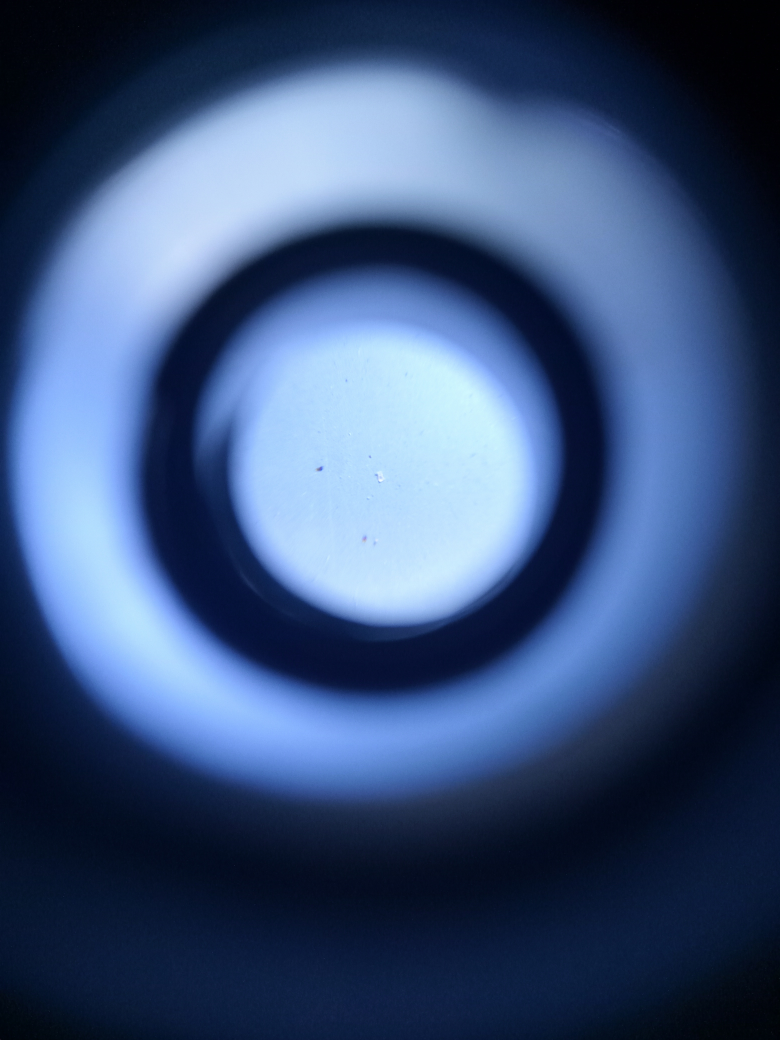
#> input picture 1y/IMG20240615104658.jpg, 3120 x 4160 px, given in place of comparison_1y, which was not available (shown at 1/4 size)
$ python Image_Comparison_np_vs_1yr.py
#> lines starting #> are read from the running program, lines starting #| are printed output that depends on the picture; after the words box and inside, x2 and y2 are one past the last pixel; in counts of white or black regions, pixels touching at a corner belong together; pictures that were not available may be replaced by others from this repository, and a replacement may not be noted
import cv2
import numpy as np
import matplotlib.pyplot as plt
import os

np_folder = "C:/Users/Kanchan/Desktop/Steel Analysis/Dataset/np"
y1_folder = "C:/Users/Kanchan/Desktop/Steel Analysis/Dataset/1y"
output_folder = "C:/Users/Kanchan/Desktop/Steel Analysis/Dataset/np/comparison_1y"
os.makedirs(output_folder, exist_ok=True)

np_images = sorted(os.listdir(np_folder))
y1_images = sorted(os.listdir(y1_folder))

for np_img, y1_img in zip(np_images, y1_images):
    np_path = os.path.join(np_folder, np_img)
    y1_path = os.path.join(y1_folder, y1_img)

    np_image = cv2.imread(np_path)
#> np_image is the input picture: shape (4160, 3120, 3); mean B, G, R 120.7, 81.6, 58.9
    y1_image = cv2.imread(y1_path)

    np_gray = cv2.cvtColor(np_image, cv2.COLOR_BGR2GRAY)
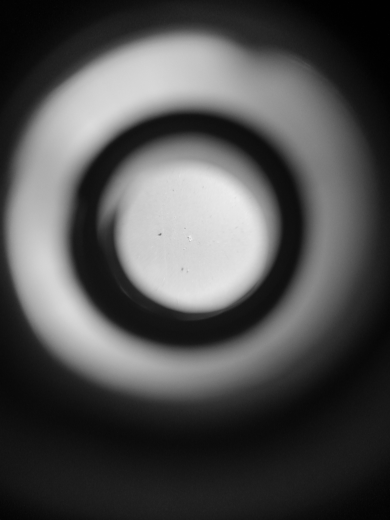
#> np_gray: shape (4160, 3120) (shown at 1/8 size); min 0, max 251, mean 79.3
    y1_gray = cv2.cvtColor(y1_image, cv2.COLOR_BGR2GRAY)

    clahe = cv2.createCLAHE(clipLimit=3.0, tileGridSize=(8, 8))
    np_enhanced = clahe.apply(np_gray)
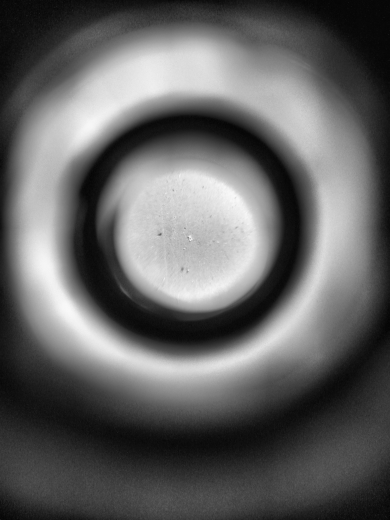
#> np_enhanced: shape (4160, 3120) (shown at 1/8 size); min 1, max 252, mean 98.7
    y1_enhanced = clahe.apply(y1_gray)

    np_thresh = cv2.adaptiveThreshold(
        np_enhanced, 255, cv2.ADAPTIVE_THRESH_GAUSSIAN_C,
        cv2.THRESH_BINARY_INV, 31, 5
    )
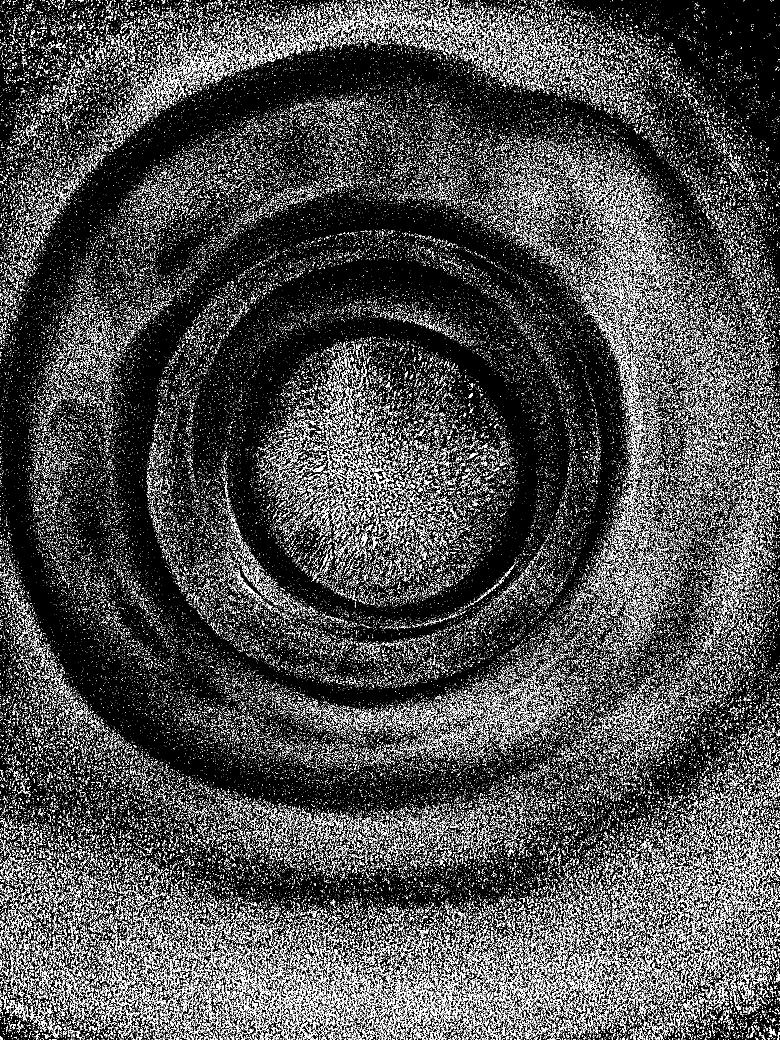
#> np_thresh: shape (4160, 3120) (shown at 1/4 size); 10.1% white in thin lines or dots
    y1_thresh = cv2.adaptiveThreshold(
        y1_enhanced, 255, cv2.ADAPTIVE_THRESH_GAUSSIAN_C,
        cv2.THRESH_BINARY_INV, 31, 5
    )

    kernel = np.ones((3, 3), np.uint8)
    np_thresh = cv2.morphologyEx(np_thresh, cv2.MORPH_OPEN, kernel, iterations=2)
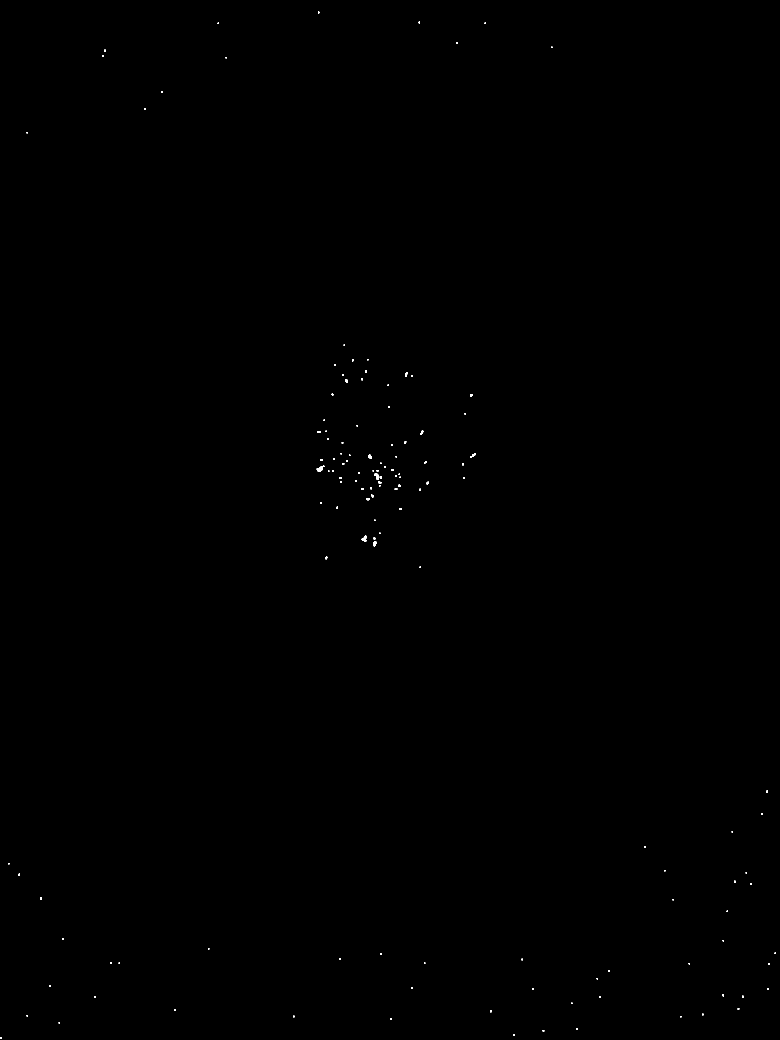
#> np_thresh: shape (4160, 3120) (shown at 1/4 size); 0.05% white; 135 white regions
    y1_thresh = cv2.morphologyEx(y1_thresh, cv2.MORPH_OPEN, kernel, iterations=2)

    np_contours, _ = cv2.findContours(np_thresh, cv2.RETR_EXTERNAL, cv2.CHAIN_APPROX_SIMPLE)
#> np_contours = 135 contours, 46 with area under 20; largest, box (x1, y1, x2, y2) and area: (1267, 1863, 1297, 1885) 331, (1447, 2143, 1466, 2168) 238, (1497, 1895, 1514, 1919) 214, (1493, 2164, 1507, 2185) 180, (1473, 1819, 1486, 1834) 130
    y1_contours, _ = cv2.findContours(y1_thresh, cv2.RETR_EXTERNAL, cv2.CHAIN_APPROX_SIMPLE)
#> y1_contours has the same summary as np_contours

    np_filtered = [cnt for cnt in np_contours if 30 < cv2.contourArea(cnt) < 1000]
#> np_filtered = 36 contours; largest, box (x1, y1, x2, y2) and area: (1267, 1863, 1297, 1885) 331, (1447, 2143, 1466, 2168) 238, (1497, 1895, 1514, 1919) 214, (1493, 2164, 1507, 2185) 180, (1473, 1819, 1486, 1834) 130
    y1_filtered = [cnt for cnt in y1_contours if 30 < cv2.contourArea(cnt) < 1000]
#> y1_filtered has the same summary as np_filtered

    np_mask = np.zeros_like(np_gray)
    y1_mask = np.zeros_like(y1_gray)
    cv2.drawContours(np_mask, np_filtered, -1, 255, thickness=cv2.FILLED)
#> np_mask: shape (4160, 3120); 0.03% white; 36 white regions, largest, box (x1, y1, x2, y2) and area: (1267, 1863, 1297, 1885) 373, (1447, 2143, 1466, 2168) 276, (1497, 1895, 1514, 1919) 249
    cv2.drawContours(y1_mask, y1_filtered, -1, 255, thickness=cv2.FILLED)

    np_overlay = np_image.copy()
    y1_overlay = y1_image.copy()
    np_overlay[np_mask == 255] = [0, 255, 0]
    y1_overlay[y1_mask == 255] = [0, 0, 255]

    comparison_output = os.path.join(output_folder, f"comparison_{np_img}")
    combined = np.hstack((np_overlay, y1_overlay))
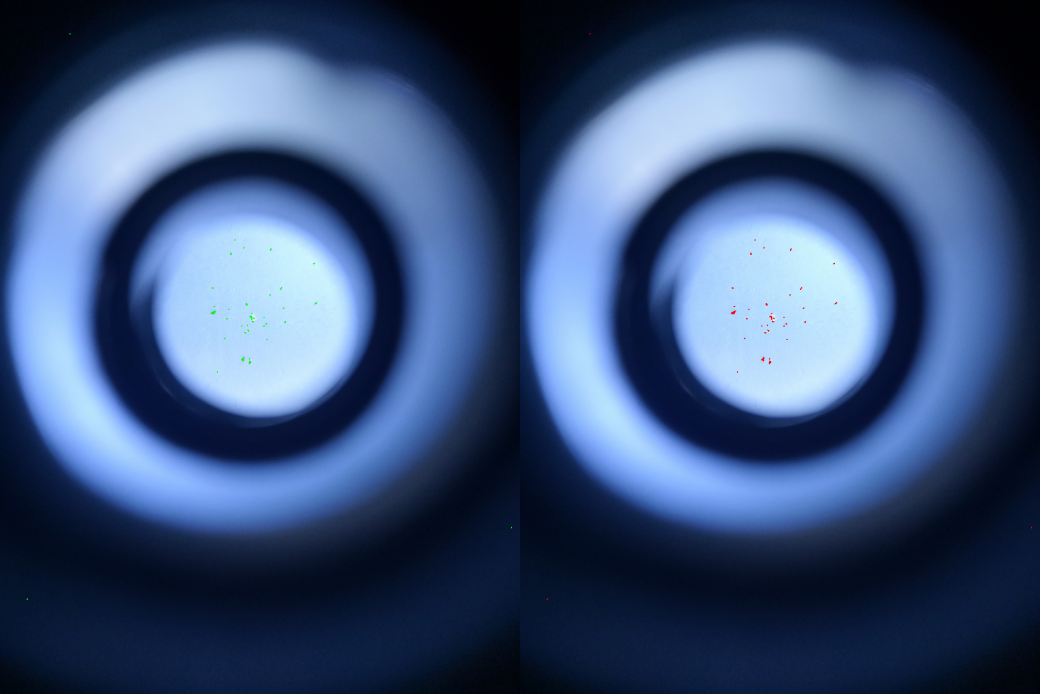
#> combined: shape (4160, 6240, 3) (shown at 1/6 size); mean B, G, R 120.7, 81.6, 58.9
    cv2.imwrite(comparison_output, combined)

    print(f"Saved comparison image: {comparison_output}")

    plt.figure(figsize=(10, 5))
    plt.imshow(cv2.cvtColor(combined, cv2.COLOR_BGR2RGB))
    plt.title("NP vs 1Y Detection Comparison")
    plt.axis("off")
    plt.show()

$ run again, on 1y/IMG20240615104714.jpg
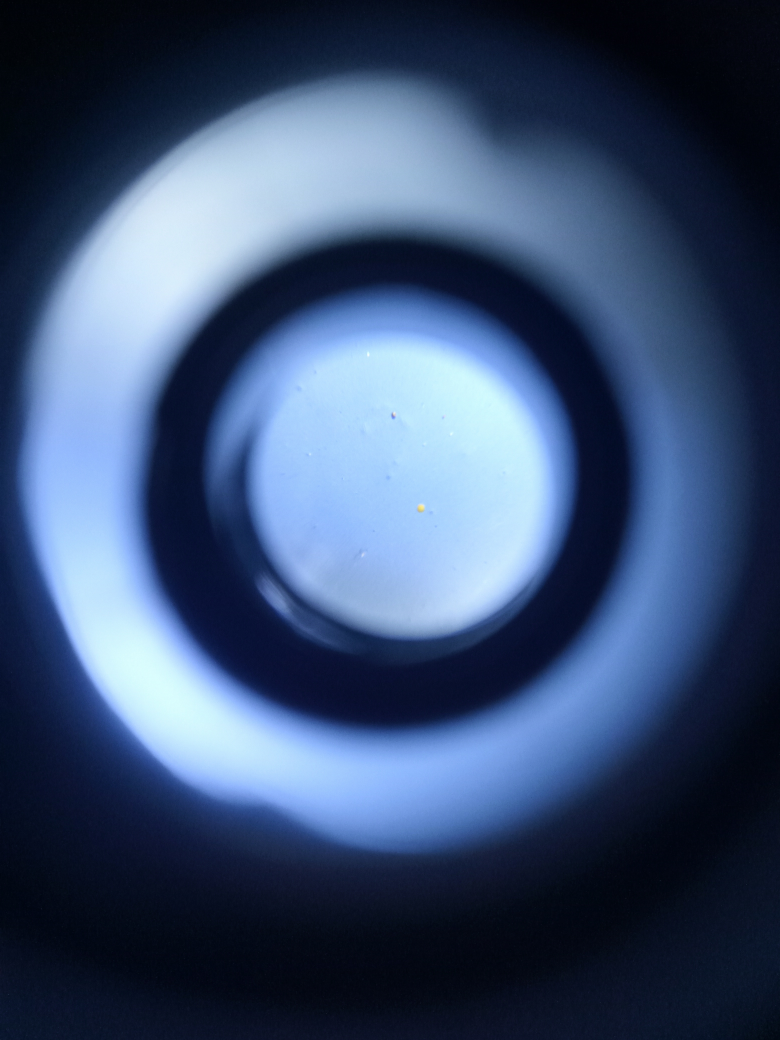
#> input picture 1y/IMG20240615104714.jpg, 3120 x 4160 px, given in place of comparison_1y, which was not available (shown at 1/4 size)
#> np_image is the input picture: shape (4160, 3120, 3); mean B, G, R 111.7, 79, 59.3
#> `np_thresh = cv2.morphologyEx(np_thresh, cv2.MORPH_OPEN, kernel, iterat..`:
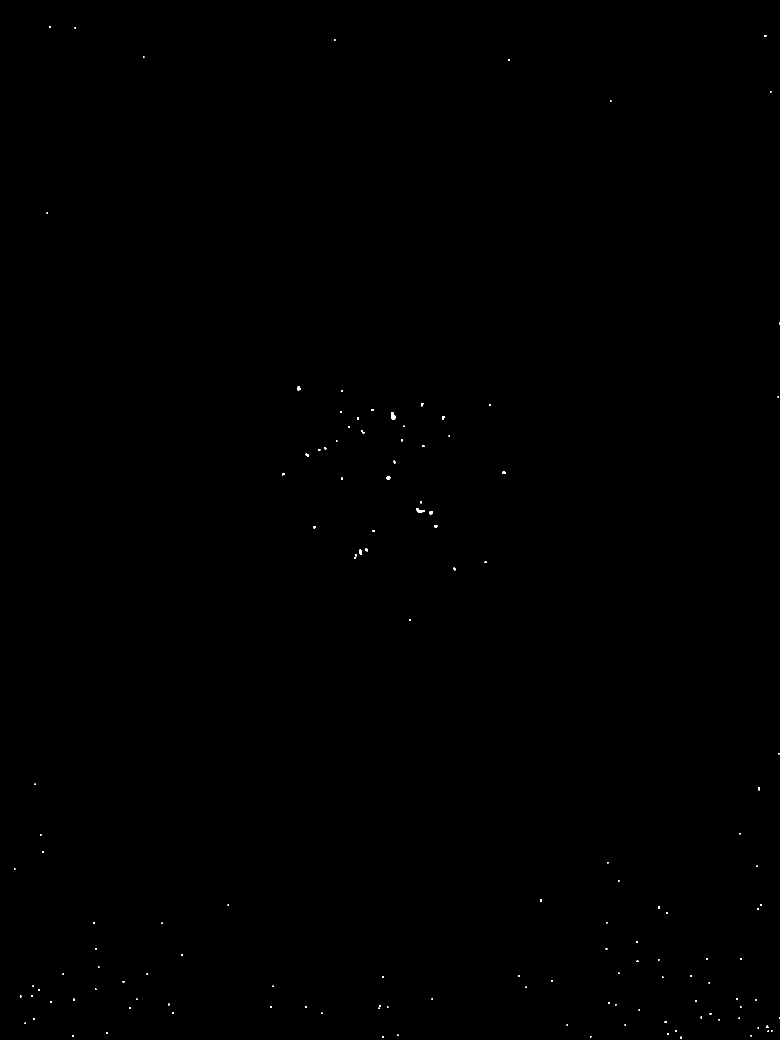
#> np_thresh: shape (4160, 3120) (shown at 1/4 size); 0.04% white; 139 white regions (2 under 20 px), largest, box (x1, y1, x2, y2) and area: (1564, 1649, 1583, 1678) 364, (1666, 2033, 1698, 2051) 294, (1544, 1904, 1561, 1918) 169
#> np_contours = 139 contours, 71 with area under 20; largest, box (x1, y1, x2, y2) and area: (1564, 1649, 1583, 1678) 325, (1666, 2033, 1698, 2051) 252, (1544, 1904, 1561, 1918) 144, (1436, 2198, 1447, 2218) 143, (1719, 2044, 1732, 2059) 128
#> y1_contours = 135 contours, 46 with area under 20; largest, box (x1, y1, x2, y2) and area: (1267, 1863, 1297, 1885) 331, (1447, 2143, 1466, 2168) 238, (1497, 1895, 1514, 1919) 214, (1493, 2164, 1507, 2185) 180, (1473, 1819, 1486, 1834) 130
#> np_filtered = 30 contours; largest, box (x1, y1, x2, y2) and area: (1564, 1649, 1583, 1678) 325, (1666, 2033, 1698, 2051) 252, (1544, 1904, 1561, 1918) 144, (1436, 2198, 1447, 2218) 143, (1719, 2044, 1732, 2059) 128
#> y1_filtered = 36 contours; largest, box (x1, y1, x2, y2) and area: (1267, 1863, 1297, 1885) 331, (1447, 2143, 1466, 2168) 238, (1497, 1895, 1514, 1919) 214, (1493, 2164, 1507, 2185) 180, (1473, 1819, 1486, 1834) 130
#> y1_mask: shape (4160, 3120); 0.03% white; 36 white regions, largest, box (x1, y1, x2, y2) and area: (1267, 1863, 1297, 1885) 373, (1447, 2143, 1466, 2168) 276, (1497, 1895, 1514, 1919) 249
#> `combined = np.hstack((np_overlay, y1_overlay))`:
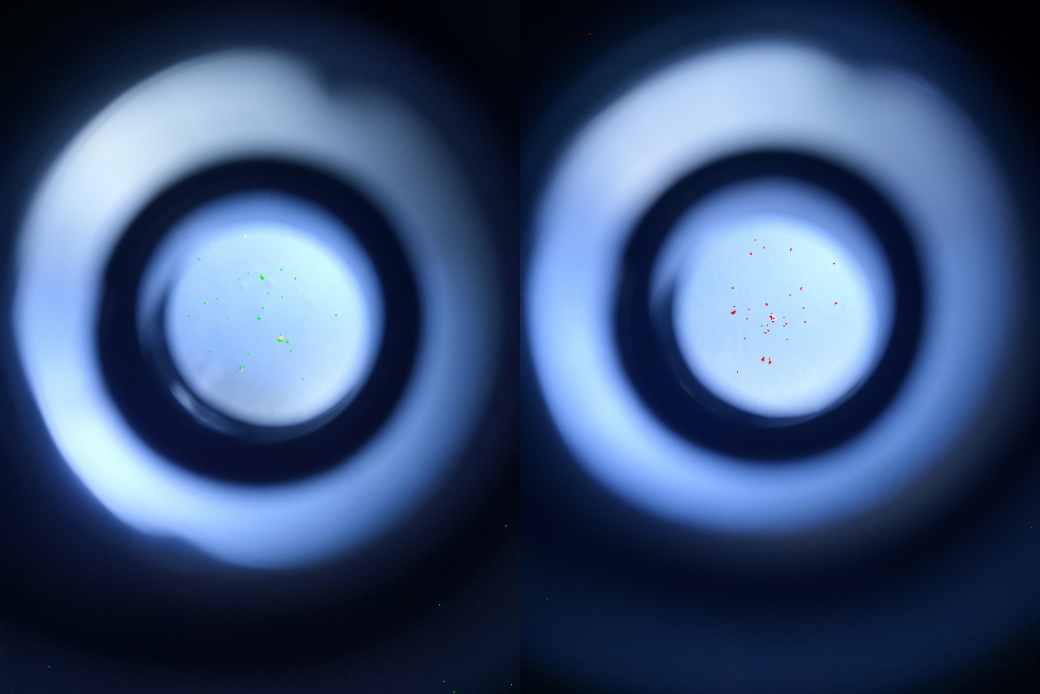
#> combined: shape (4160, 6240, 3) (shown at 1/6 size); mean B, G, R 116.2, 80.3, 59.1

$ run again, on 1y/IMG20240615104720.jpg
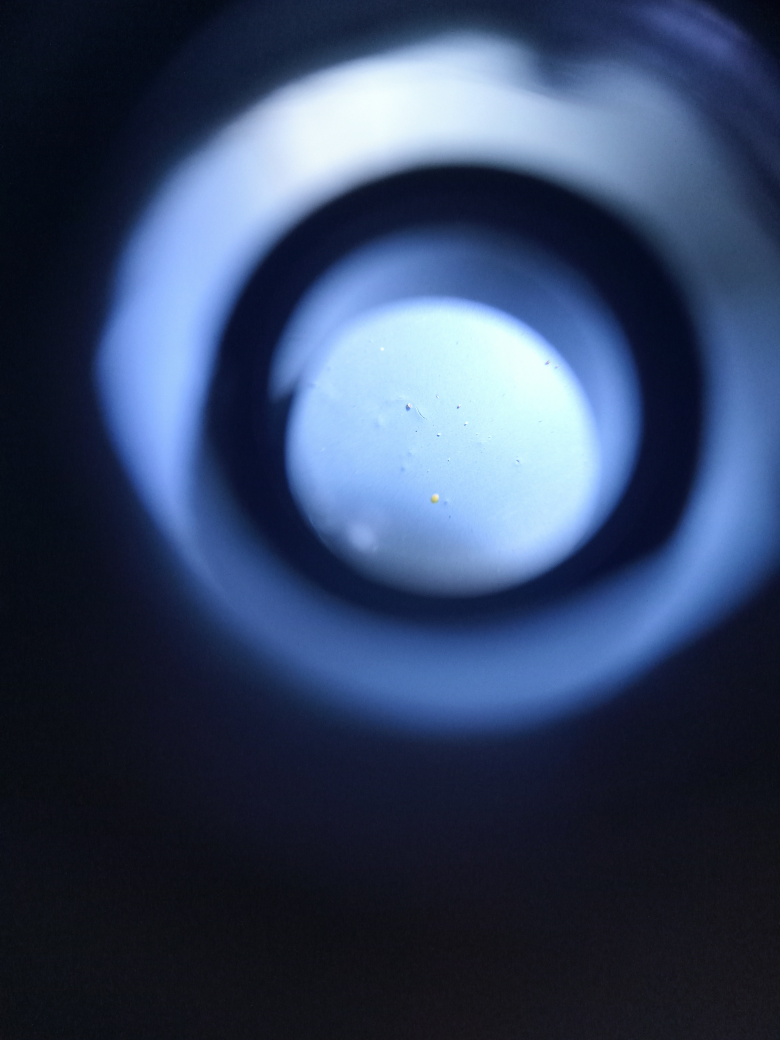
#> input picture 1y/IMG20240615104720.jpg, 3120 x 4160 px, given in place of comparison_1y, which was not available (shown at 1/4 size)
#> np_image is the input picture: shape (4160, 3120, 3); mean B, G, R 96.9, 67.6, 52.6
#> `np_thresh = cv2.morphologyEx(np_thresh, cv2.MORPH_OPEN, kernel, iterat..`:
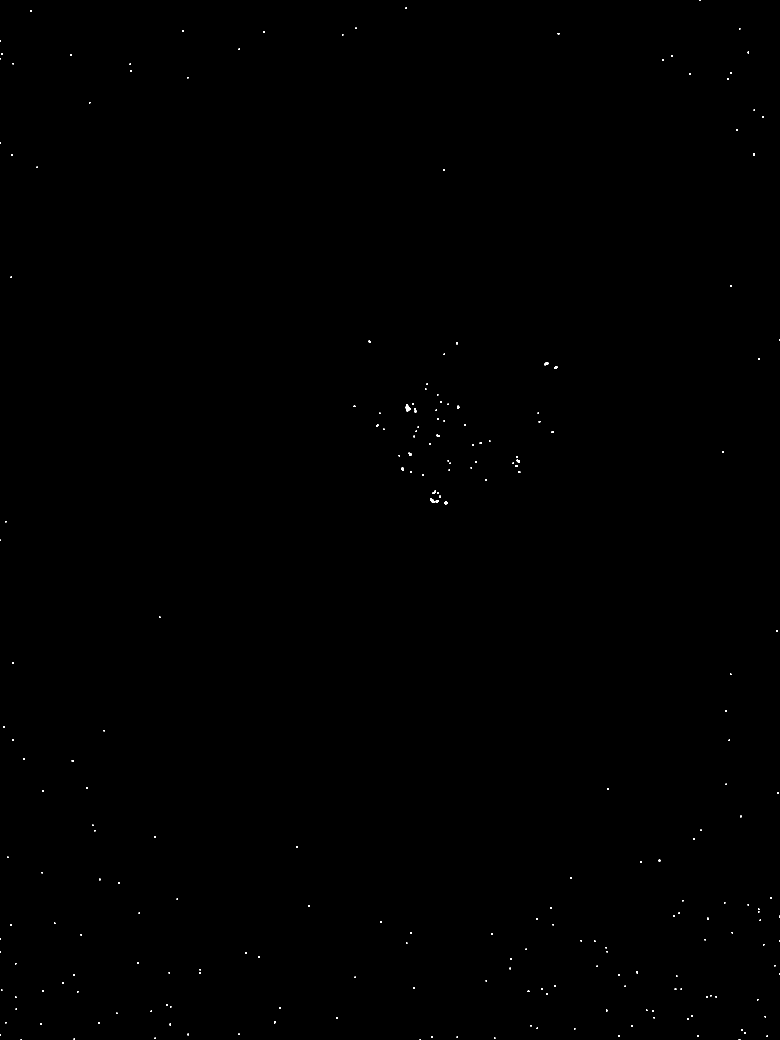
#> np_thresh: shape (4160, 3120) (shown at 1/4 size); 0.06% white; 236 white regions (13 under 20 px), largest, box (x1, y1, x2, y2) and area: (1623, 1616, 1642, 1646) 353, (1722, 1992, 1739, 2012) 183, (2178, 1448, 2194, 1461) 147
#> np_contours = 236 contours, 131 with area under 20; largest, box (x1, y1, x2, y2) and area: (1623, 1616, 1642, 1646) 316, (1722, 1992, 1739, 2012) 153, (2178, 1448, 2194, 1461) 125, (1776, 2005, 1790, 2018) 107, (2067, 1839, 2080, 1851) 85
#> y1_contours = 135 contours, 46 with area under 20; largest, box (x1, y1, x2, y2) and area: (1267, 1863, 1297, 1885) 331, (1447, 2143, 1466, 2168) 238, (1497, 1895, 1514, 1919) 214, (1493, 2164, 1507, 2185) 180, (1473, 1819, 1486, 1834) 130
#> np_filtered = 23 contours; largest, box (x1, y1, x2, y2) and area: (1623, 1616, 1642, 1646) 316, (1722, 1992, 1739, 2012) 153, (2178, 1448, 2194, 1461) 125, (1776, 2005, 1790, 2018) 107, (2067, 1839, 2080, 1851) 85
#> y1_filtered = 36 contours; largest, box (x1, y1, x2, y2) and area: (1267, 1863, 1297, 1885) 331, (1447, 2143, 1466, 2168) 238, (1497, 1895, 1514, 1919) 214, (1493, 2164, 1507, 2185) 180, (1473, 1819, 1486, 1834) 130
#> y1_mask: shape (4160, 3120); 0.03% white; 36 white regions, largest, box (x1, y1, x2, y2) and area: (1267, 1863, 1297, 1885) 373, (1447, 2143, 1466, 2168) 276, (1497, 1895, 1514, 1919) 249
#> `combined = np.hstack((np_overlay, y1_overlay))`:
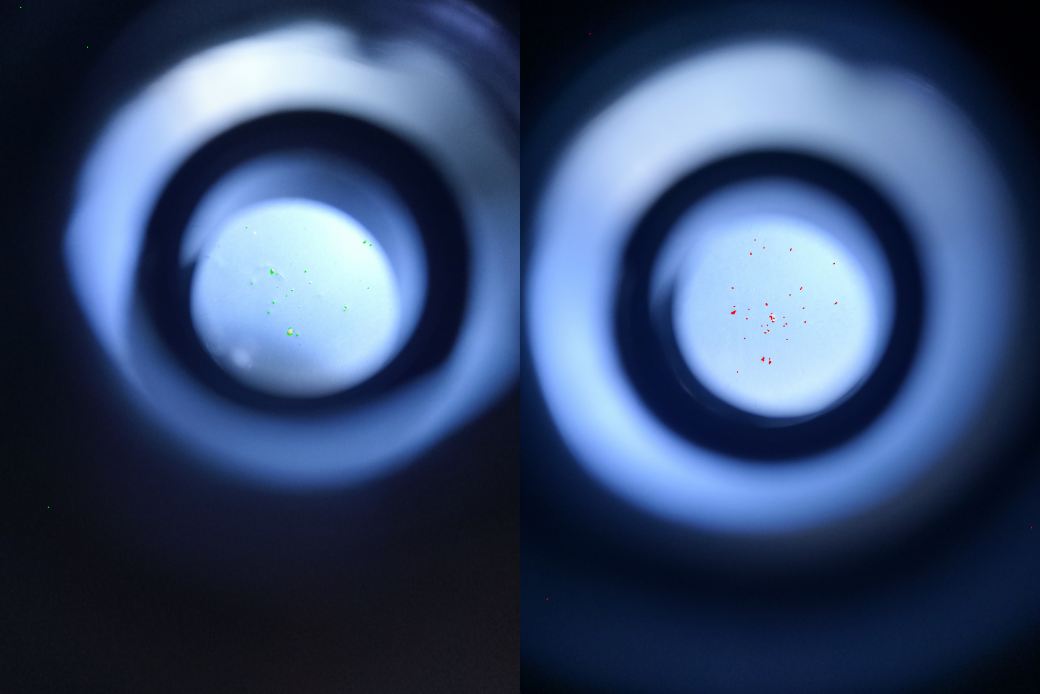
#> combined: shape (4160, 6240, 3) (shown at 1/6 size); mean B, G, R 108.8, 74.6, 55.8
